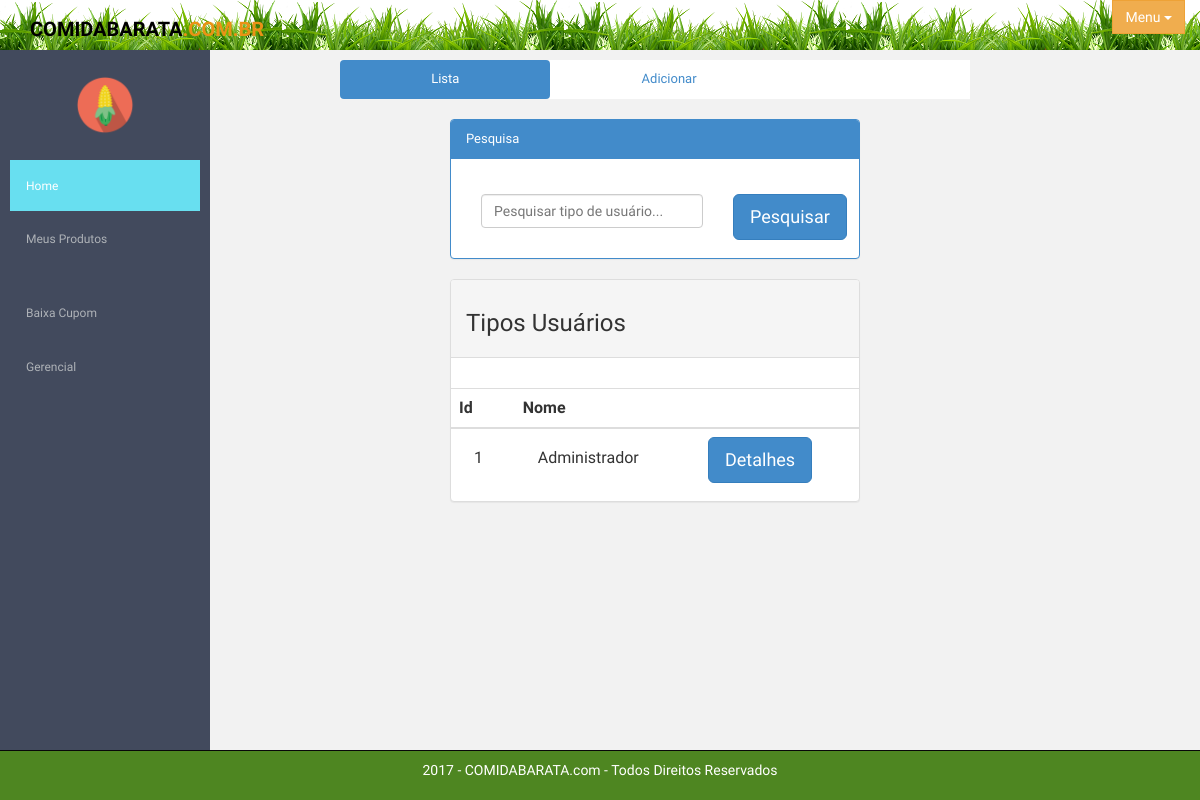
Before: /index.php/user/tipoUserLista with the older database file.
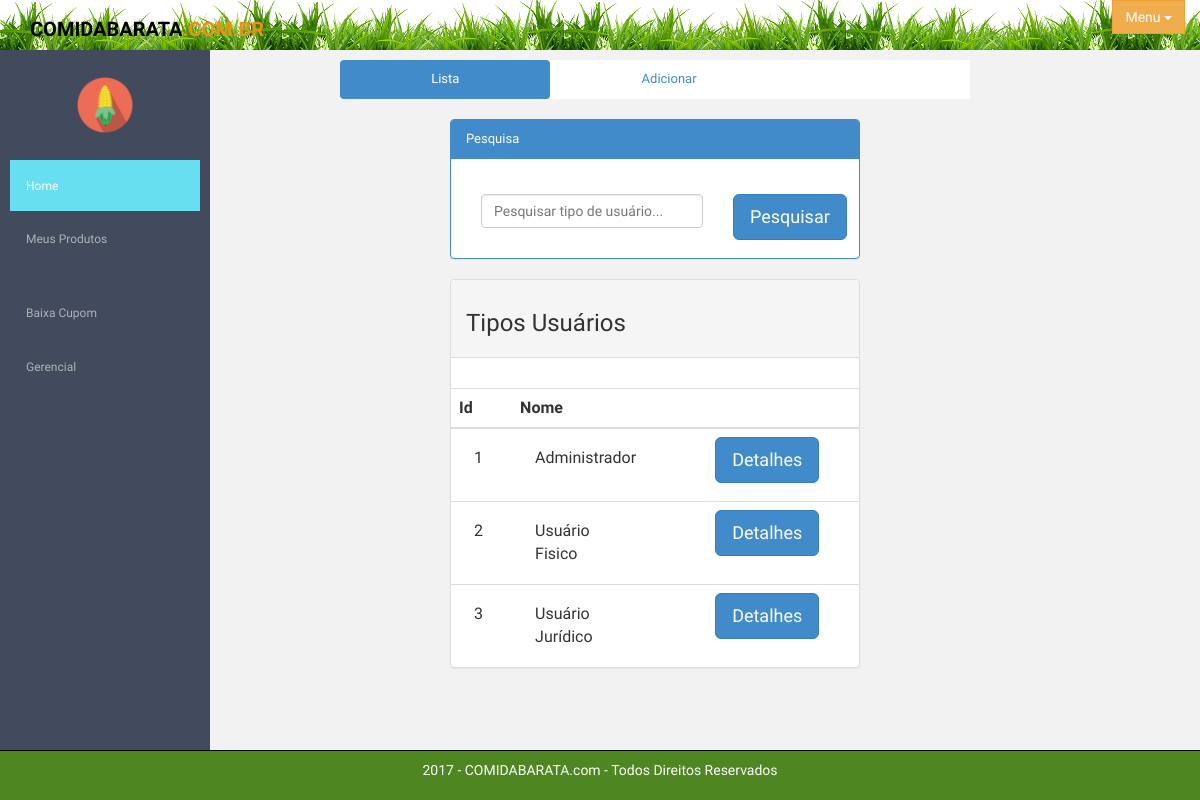
After: the same page with the newer database file.
### tables this page shows
CREATE TABLE `user_tipo` (
  `user_tipo_id` int(11) NOT NULL,
  `user_tipo_nome` varchar(50) NOT NULL,
  `user_tipo_status` tinyint(1) NOT NULL
);

### application/controllers/User.php (called while the page is built, shortened)
<?php
class User extends CI_Controller {
    public function tipoUserLista() {
        $this->db->select('*');
        $this->db->where('user_tipo_status=1');
        $dados['user_tipo'] = $this->db->get('user_tipo')->result();
        $count = $this->db->count_all_results();
        if ($count > 0) {
            $this->load->view('inc/modal');
            $this->load->view('inc/head-adm');
            $this->load->view('inc/menu_left');
            $this->load->view('adm/tipoUserLista', $dados);
            $this->load->view('inc/footer-adm');
        }
    }
}

### index.php (called while the page is built, shortened)
<?php
require_once BASEPATH.'core/CodeIgniter.php';

### application/views/adm/tipoUserLista.php (the view)
<section id="container" >
    <section id="main-content">
        <section class="wrapper">
            <div>
                <ul class="nav nav-pills nav-justified" style="background-color: white">
                    <li role="presentation" class="active"><a href="<?= base_url(); ?>user/tipoUserLista">Lista</a></li>
                    <li role="presentation"><a href="<?= base_url(); ?>user/tipoUserAdd">Adicionar</a></li>
                    <li role="presentation"><a></a></li>
                </ul>
            </div>
            <div class="row">
                <div class="col-lg-8 main-chart col-lg-offset-2">
                    <div class="panel panel-primary">
                        <div class="panel-heading">Pesquisa</div>
                        <div class="panel-body">
                            <form method="post" action="<?= base_url('user/tipoUserPesquisa') ?>"
                                  enctype="multipart/form-data" style="margin-top: 20px;">
                                <div class="col-sm-8">
                                    <div class="form-group">
                                        <input type="text" id="user_tipo_nome" name="user_tipo_nome"
                                               class="form-control" placeholder="Pesquisar tipo de usuário..." >
                                    </div>
                                </div>
                                <div class="col-md-3" align="right">
                                    <button type="submit" class="btn btn-primary btn-lg">Pesquisar</button>
                                </div>
                            </form>
                        </div>
                    </div>
                </div>
            </div>
            <div class="row">
                <div class="col-sm-8 col-lg-offset-2" >
                    <div class="panel panel-default">
                        <div class="panel-heading"><h3>Tipos Usuários</h3></div>
                        <div class="panel-body">
                        </div>
                        <table class="table table-responsive">
                            <thead>
                                <tr>
                                    <th>Id</th>
                                    <th>Nome</th>
                                    <th></th>
                                </tr>
                            </thead>
                            <tbody>
                                <?php foreach ($user_tipo as $user_tipo) { ?>
                                    <tr>
                                        <td><p class="col-md-2" style="margin-top: 10px;"> <?= $user_tipo->user_tipo_id; ?> </p></td>
                                        <td><p class="col-md-8" style="margin-top: 10px;"> <?= $user_tipo->user_tipo_nome; ?> </p></td>
                                        <td><p class="col-md-2"><a href="<?= base_url('user/tipoUserUpdate/' . $user_tipo->user_tipo_id) ?>" class="btn btn-lg btn-primary btn-group ">Detalhes</a></p></td>
                                    </tr>
                                <?php } ?>
                            </tbody>
                        </table>
                    </div>
                </div>
            </div>
        </section>
    </section>
</section>

Changed rows visible on the page:
now on this page (row edited): user_tipo: user_tipo_id "2", user_tipo_nome "Usuário Fisico"
added user_tipo: user_tipo_id "3", user_tipo_nome "Usuário Jurídico"
